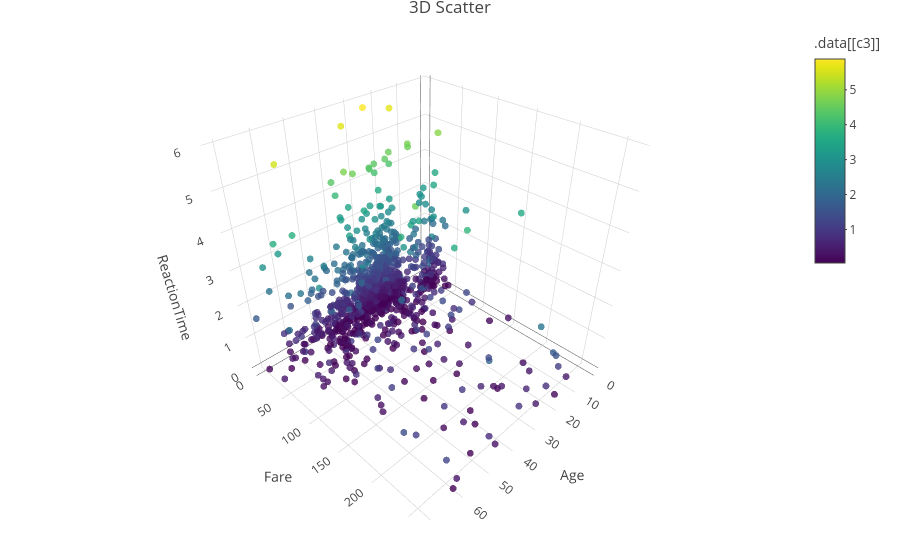

Source (notebook cell):
### Markdown cell above
First help Shahab visualize the dataset. Plot the distributions of the passengers’ features and explain the hidden patterns that might guide him toward finding her.

No new code needed.

### Code cell
df_plot <- df[complete.cases(df[, c(c1, c2, c3)]), ]

p <- plot_ly(
  df_plot,
  x = ~.data[[c1]],
  y = ~.data[[c2]],
  z = ~.data[[c3]],
  type = "scatter3d",
  mode = "markers",
  color = ~.data[[c3]],
  colors = viridis(256),
  marker = list(size = 4, opacity = 0.8)
) %>%
  layout(
    title = "3D Scatter",
    scene = list(
      xaxis = list(title = c1),
      yaxis = list(title = c2),
      zaxis = list(title = c3)
    )
  )

p

### Figure 1 — Plotly figure (JSON) as saved in the notebook; plotly's stock layout.template omitted (floating-point values rounded to 4 significant figures; data arrays with more than 128 entries replaced by an {"elided": "..."} marker saying what was removed)
{"data": [{"marker": {"cmax": 5.882, "cmin": 0.04, "color": {"elided": "1038 float values"}, "colorbar": {"ticklen": 2, "title": ".data[[c3]]"}, "colorscale": [["0", "rgba(68,1,84,1)"], ["0.0416666666666667", "rgba(71,17,100,1)"], ["0.0833333333333333", "rgba(72,31,112,1)"], ["0.125", "rgba(71,45,123,1)"], ["0.166666666666667", "rgba(68,58,131,1)"], ["0.208333333333333", "rgba(64,70,136,1)"], ["0.25", "rgba(59,82,139,1)"], ["0.291666666666667", "rgba(54,93,141,1)"], ["0.333333333333333", "rgba(49,104,142,1)"], ["0.375", "rgba(44,114,142,1)"], ["0.416666666666667", "rgba(40,124,142,1)"], ["0.458333333333333", "rgba(36,134,142,1)"], ["0.5", "rgba(33,144,141,1)"], ["0.541666666666667", "rgba(31,154,138,1)"], ["0.583333333333333", "rgba(32,164,134,1)"], ["0.625", "rgba(39,173,129,1)"], ["0.666666666666667", "rgba(53,183,121,1)"], ["0.708333333333333", "rgba(71,193,110,1)"], ["0.75", "rgba(93,200,99,1)"], ["0.791666666666667", "rgba(117,208,84,1)"], ["0.833333333333333", "rgba(143,214,68,1)"], ["0.875", "rgba(170,220,50,1)"], ["0.916666666666667", "rgba(199,224,32,1)"], ["0.958333333333333", "rgba(227,228,24,1)"], ["1", "rgba(253,231,37,1)"]], "line": {"cmax": 5.882, "cmin": 0.04, "color": {"elided": "1038 float values"}, "colorbar": {"ticklen": 2, "title": ""}, "colorscale": [["0", "rgba(68,1,84,1)"], ["0.0416666666666667", "rgba(71,17,100,1)"], ["0.0833333333333333", "rgba(72,31,112,1)"], ["0.125", "rgba(71,45,123,1)"], ["0.166666666666667", "rgba(68,58,131,1)"], ["0.208333333333333", "rgba(64,70,136,1)"], ["0.25", "rgba(59,82,139,1)"], ["0.291666666666667", "rgba(54,93,141,1)"], ["0.333333333333333", "rgba(49,104,142,1)"], ["0.375", "rgba(44,114,142,1)"], ["0.416666666666667", "rgba(40,124,142,1)"], ["0.458333333333333", "rgba(36,134,142,1)"], ["0.5", "rgba(33,144,141,1)"], ["0.541666666666667", "rgba(31,154,138,1)"], ["0.583333333333333", "rgba(32,164,134,1)"], ["0.625", "rgba(39,173,129,1)"], ["0.666666666666667", "rgba(53,183,121,1)"], ["0.708333333333333", "rgba(71,193,110,1)"], ["0.75", "rgba(93,200,99,1)"], ["0.791666666666667", "rgba(117,208,84,1)"], ["0.833333333333333", "rgba(143,214,68,1)"], ["0.875", "rgba(170,220,50,1)"], ["0.916666666666667", "rgba(199,224,32,1)"], ["0.958333333333333", "rgba(227,228,24,1)"], ["1", "rgba(253,231,37,1)"]], "showscale": false}, "opacity": 0.8, "showscale": false, "size": 4}, "mode": "markers", "type": "scatter3d", "x": {"elided": "1038 float values"}, "y": {"elided": "1038 float values"}, "z": {"elided": "1038 float values"}}, {"hoverinfo": "none", "marker": {"cmax": 5.882, "cmin": 0.04, "color": [0.04, 5.882], "colorbar": {"len": 0.5, "lenmode": "fraction", "ticklen": 2, "title": ".data[[c3]]", "y": 1, "yanchor": "top"}, "colorscale": [["0", "rgba(68,1,84,1)"], ["0.0416666666666667", "rgba(71,17,100,1)"], ["0.0833333333333333", "rgba(72,31,112,1)"], ["0.125", "rgba(71,45,123,1)"], ["0.166666666666667", "rgba(68,58,131,1)"], ["0.208333333333333", "rgba(64,70,136,1)"], ["0.25", "rgba(59,82,139,1)"], ["0.291666666666667", "rgba(54,93,141,1)"], ["0.333333333333333", "rgba(49,104,142,1)"], ["0.375", "rgba(44,114,142,1)"], ["0.416666666666667", "rgba(40,124,142,1)"], ["0.458333333333333", "rgba(36,134,142,1)"], ["0.5", "rgba(33,144,141,1)"], ["0.541666666666667", "rgba(31,154,138,1)"], ["0.583333333333333", "rgba(32,164,134,1)"], ["0.625", "rgba(39,173,129,1)"], ["0.666666666666667", "rgba(53,183,121,1)"], ["0.708333333333333", "rgba(71,193,110,1)"], ["0.75", "rgba(93,200,99,1)"], ["0.791666666666667", "rgba(117,208,84,1)"], ["0.833333333333333", "rgba(143,214,68,1)"], ["0.875", "rgba(170,220,50,1)"], ["0.916666666666667", "rgba(199,224,32,1)"], ["0.958333333333333", "rgba(227,228,24,1)"], ["1", "rgba(253,231,37,1)"]], "line": {"color": "rgba(255,127,14,1)", "colorbar": {}, "colorscale": {}}, "showscale": true}, "mode": "markers", "opacity": 0, "showlegend": false, "type": "scatter3d", "x": [0.17, 71], "y": [0, 263], "z": [0.04, 5.882]}], "layout": {"hovermode": "closest", "legend": {"y": 0.5, "yanchor": "top"}, "margin": {"b": 40, "l": 60, "r": 10, "t": 25}, "scene": {"xaxis": {"title": "Age"}, "yaxis": {"title": "Fare"}, "zaxis": {"title": "ReactionTime"}}, "showlegend": false, "title": "3D Scatter"}}
